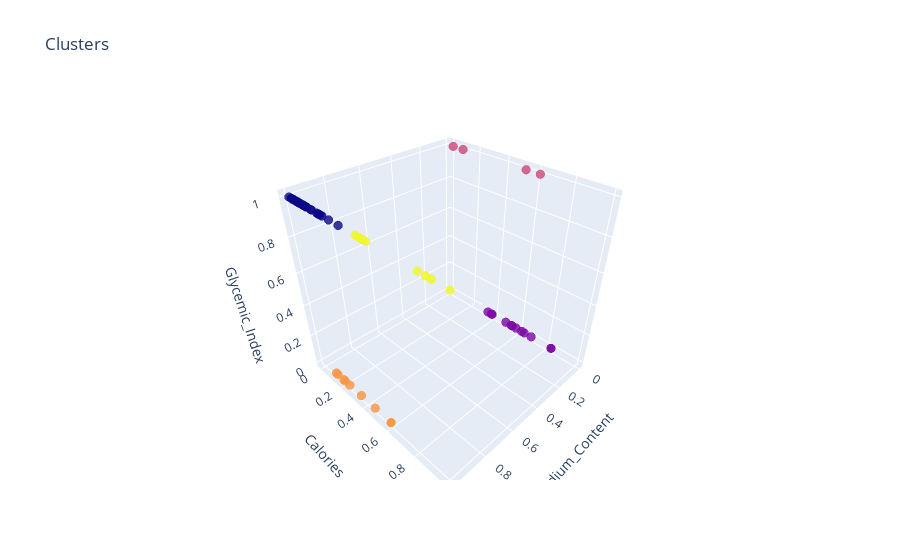

Here is the notebook cell this chart was saved with:
### Code cell
df['labels'] = labels

trace = go.Scatter3d(
                    x=df['Sodium_Content'],
                    y=df['Calories'],
                    z=df['Glycemic_Index'],
                    mode = 'markers',
                    marker = dict(color=df['labels'], size=3, line=dict(color=df['labels'], width=12), opacity=0.8)
                    )
data = [trace]
layout = go.Layout(
                   title = 'Clusters',
                   scene = dict(
                                xaxis = dict(title = 'Sodium_Content'),
                                yaxis = dict(title = 'Calories'),
                                zaxis = dict(title = 'Glycemic_Index'))
                    )
fig = go.Figure(data=data, layout=layout)
py.offline.iplot(fig)
plt.show

### Figure 1 — Plotly figure (JSON) as saved in the notebook; plotly's stock layout.template omitted (floating-point values rounded to 4 significant figures)
{"data": [{"marker": {"color": [0, 0, 0, 0, 0, 4, 0, 4, 0, 3, 4, 0, 0, 0, 0, 0, 0, 0, 3, 0, 0, 0, 0, 0, 0, 0, 1, 1, 3, 0, 0, 0, 3, 0, 0, 0, 0, 1, 2, 0, 0, 0, 4, 0, 0, 0, 0, 3, 0, 1, 0, 0, 0, 0, 4, 4, 0, 3, 0, 0, 0, 0, 0, 0, 0, 0, 0, 0, 4, 0, 0, 0, 0, 0, 0, 0, 0, 0, 0, 0, 0, 0, 1, 0, 4, 0, 0, 3, 3, 1, 0, 0, 1, 1, 1, 0, 1, 3, 1, 2, 2, 2, 0, 0, 0, 1], "line": {"color": [0, 0, 0, 0, 0, 4, 0, 4, 0, 3, 4, 0, 0, 0, 0, 0, 0, 0, 3, 0, 0, 0, 0, 0, 0, 0, 1, 1, 3, 0, 0, 0, 3, 0, 0, 0, 0, 1, 2, 0, 0, 0, 4, 0, 0, 0, 0, 3, 0, 1, 0, 0, 0, 0, 4, 4, 0, 3, 0, 0, 0, 0, 0, 0, 0, 0, 0, 0, 4, 0, 0, 0, 0, 0, 0, 0, 0, 0, 0, 0, 0, 0, 1, 0, 4, 0, 0, 3, 3, 1, 0, 0, 1, 1, 1, 0, 1, 3, 1, 2, 2, 2, 0, 0, 0, 1], "width": 12}, "opacity": 0.8, "size": 3}, "mode": "markers", "type": "scatter3d", "x": [1, 1, 1, 1, 1, 1, 1, 1, 1, 1, 1, 1, 1, 1, 1, 1, 1, 1, 1, 1, 1, 1, 1, 1, 1, 1, 0, 0, 1, 1, 1, 1, 1, 1, 1, 1, 1, 0, 0, 1, 1, 1, 1, 1, 1, 1, 1, 1, 1, 0, 1, 1, 1, 1, 1, 1, 1, 1, 1, 1, 1, 1, 1, 1, 1, 1, 1, 1, 1, 1, 1, 1, 1, 1, 1, 1, 1, 1, 1, 1, 1, 1, 0, 1, 1, 1, 1, 1, 1, 0, 1, 1, 0, 0, 0, 1, 0, 1, 0, 0, 0, 0, 1, 1, 1, 0], "y": [0.2435, 0.0781, 0.06126, 0.04594, 0.03369, 0.5605, 0.07504, 0.5176, 0.1072, 0.3461, 0.4946, 0.08882, 0.05513, 0.02603, 0.05972, 0.1853, 0.09188, 0.07504, 0.1164, 0.1302, 0.05054, 0.03675, 0.01991, 0.03675, 0.04594, 0.1792, 0.5375, 0.3767, 0.1868, 0.1026, 0, 0.08576, 0.5911, 0.06279, 0.03675, 0.03675, 0.09035, 0.4946, 0.0245, 0.05207, 0.09648, 0.02297, 0.9142, 0.1041, 0.08576, 0.1225, 0.09188, 0.1302, 0.05972, 0.6386, 0.1026, 0.0291, 0.02144, 0.2358, 0.8453, 0.8851, 0.2649, 0.464, 0.0536, 0.1118, 0.09188, 0.09035, 0.07044, 0.03216, 0.04288, 0.04747, 0.049, 0.0781, 1.0, 0.0245, 0.07963, 0.04441, 0.09495, 0.07351, 0.2266, 0.121, 0.06432, 0.144, 0.02297, 0.05513, 0.1256, 0.06891, 0.6907, 0.07198, 0.5406, 0.02144, 0.147, 0.1991, 0.2435, 0.5452, 0.03828, 0.06585, 0.6187, 0.5758, 0.3461, 0.09954, 0.8346, 0.5911, 0.3813, 0.1011, 0.5345, 0.6202, 0.3813, 0.2511, 0.3139, 0.8346], "z": [1, 1, 1, 1, 1, 1, 1, 1, 1, 0, 1, 1, 1, 1, 1, 1, 1, 1, 0, 1, 1, 1, 1, 1, 1, 1, 0, 0, 0, 1, 1, 1, 0, 1, 1, 1, 1, 0, 1, 1, 1, 1, 1, 1, 1, 1, 1, 0, 1, 0, 1, 1, 1, 1, 1, 1, 1, 0, 1, 1, 1, 1, 1, 1, 1, 1, 1, 1, 1, 1, 1, 1, 1, 1, 1, 1, 1, 1, 1, 1, 1, 1, 0, 1, 1, 1, 1, 0, 0, 0, 1, 1, 0, 0, 0, 1, 0, 0, 0, 1, 1, 1, 1, 1, 1, 0]}], "layout": {"autosize": true, "scene": {"aspectmode": "auto", "aspectratio": {"x": 1.0, "y": 1.0, "z": 1.0}, "xaxis": {"title": {"text": "Sodium_Content"}, "type": "linear"}, "yaxis": {"title": {"text": "Calories"}, "type": "linear"}, "zaxis": {"title": {"text": "Glycemic_Index"}, "type": "linear"}}, "title": {"text": "Clusters"}}}
